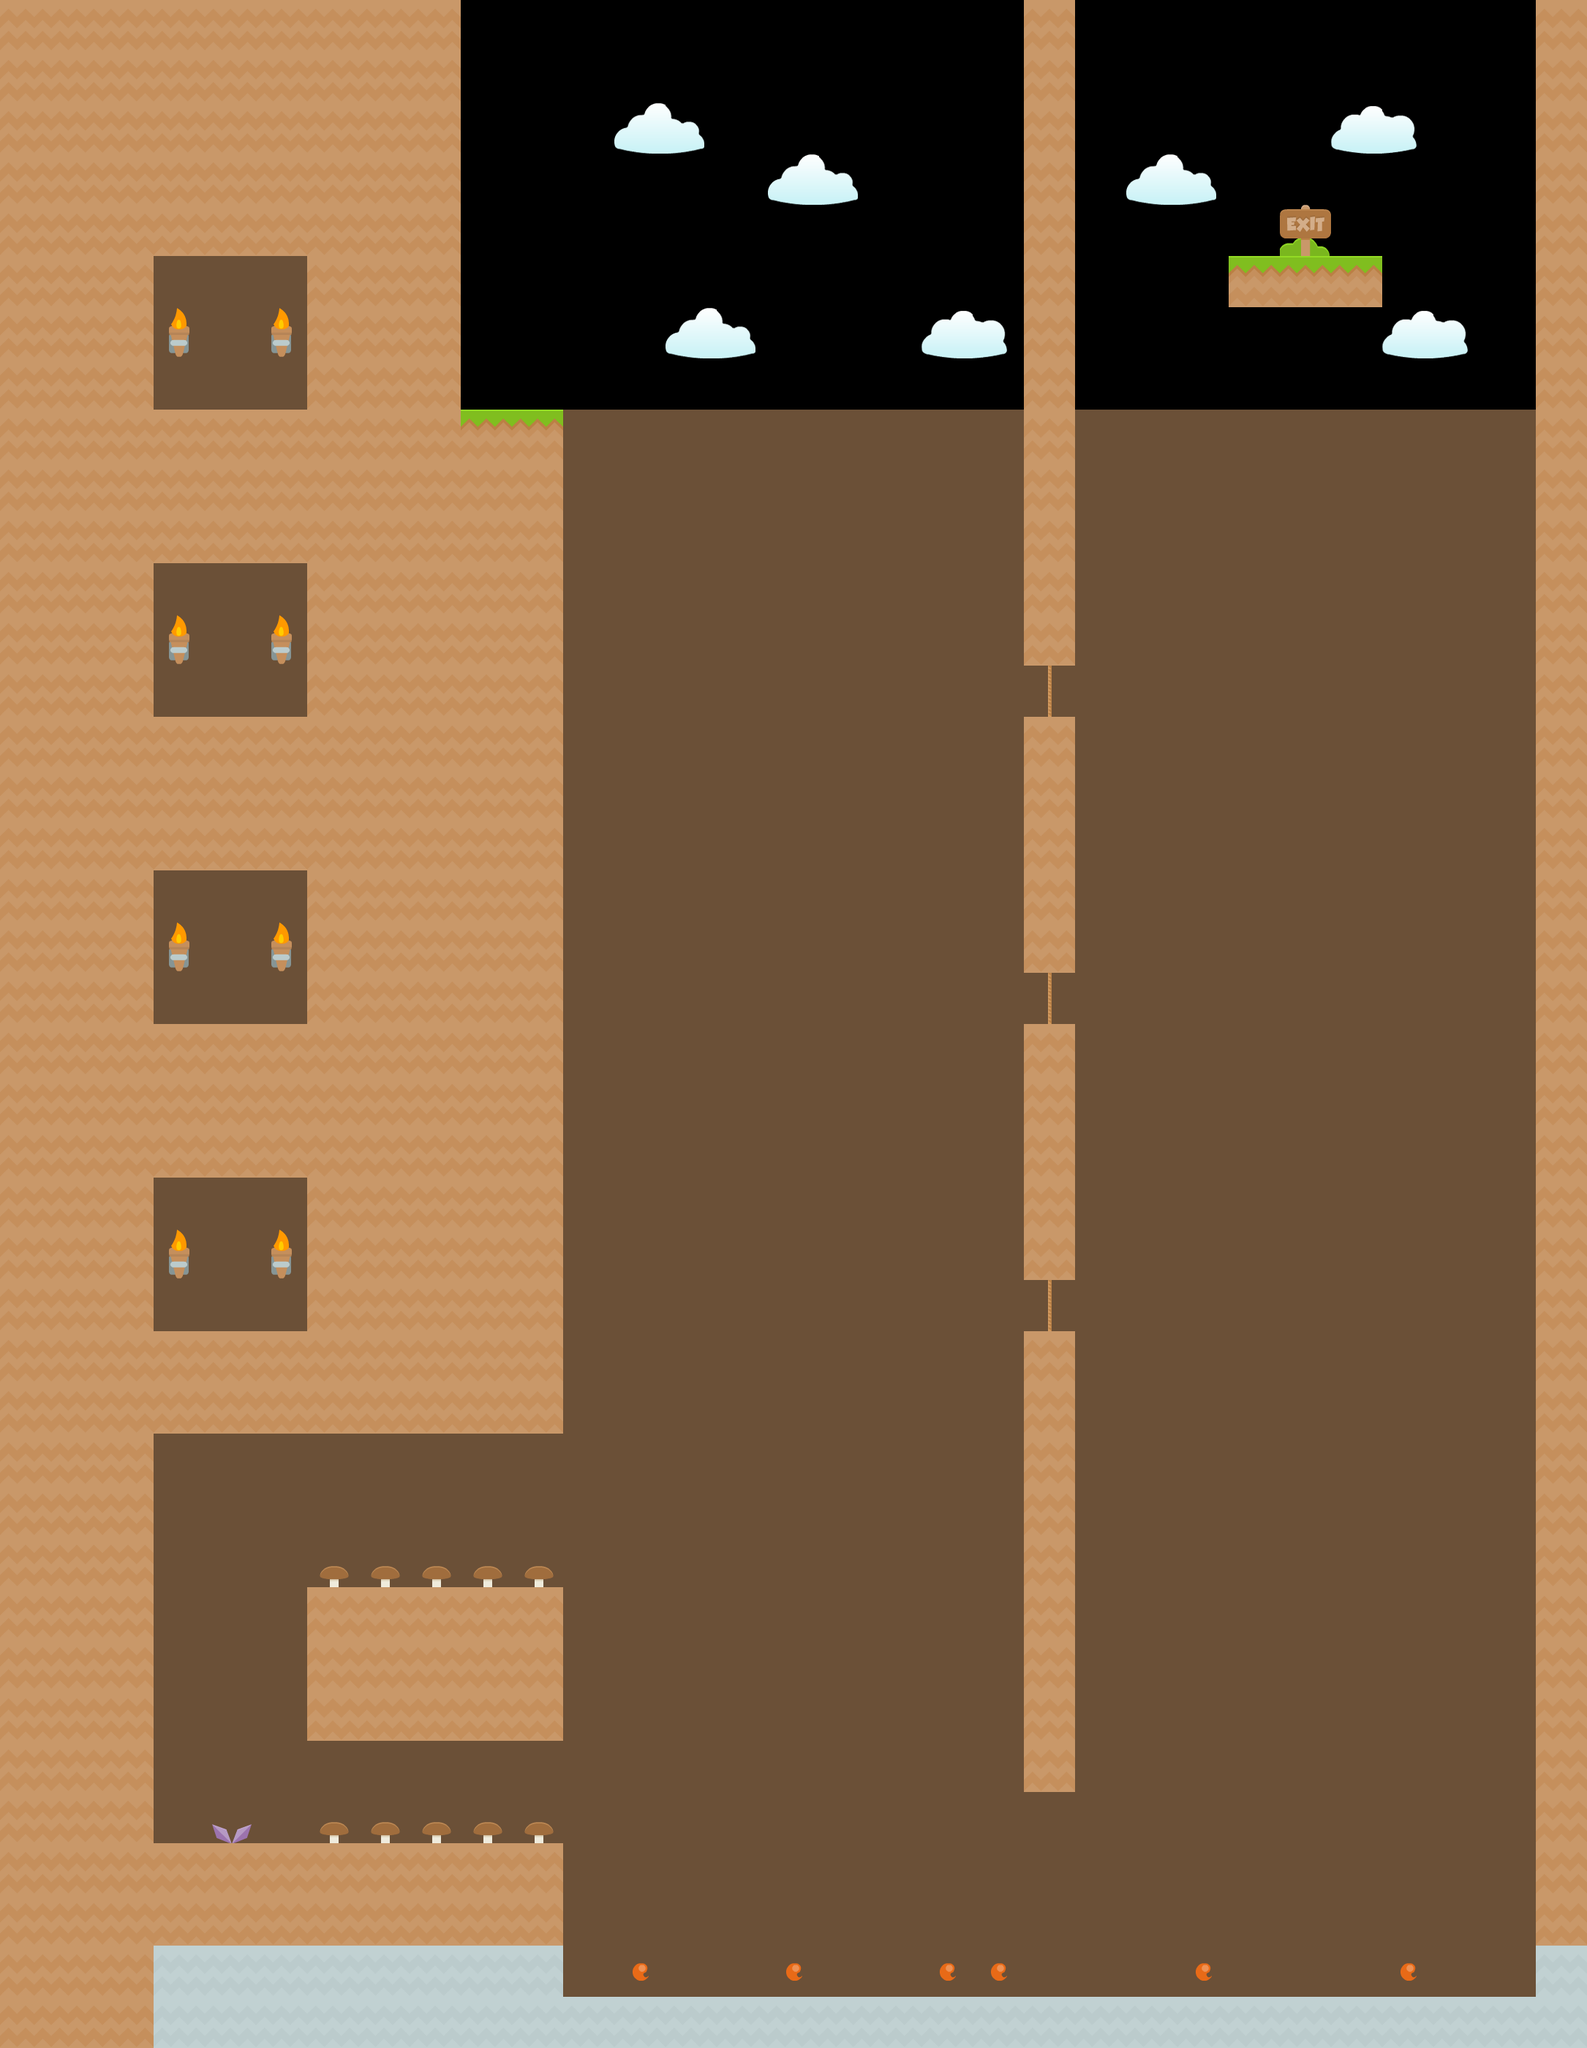

Rendered tile map (Tiled .tmx) drawn with the repository's tilesets; below, a short description and the map source with its tile grids summarised:
An orthogonal 31x40 tile map with 70x70 px tiles, 3 tile layers (Background, Background2, Platforms), 2 tilesets and 34 objects (19x Water, 7x Bee, 4x Slime, Player, GrassPlatformLarge, ...).

<map version="1.0" orientation="orthogonal" width="31" height="40" tilewidth="70" tileheight="70">
 <tileset firstgid="1" name="BaseTiles" tilewidth="70" tileheight="70" spacing="2">
  <image source="../Textures/Tileset/base_tiles_spritesheet.png" width="936" height="936" />
 </tileset>
 <tileset firstgid="170" name="Items" tilewidth="70" tileheight="70" spacing="2">
  <image source="../Textures/Tileset/items_spritesheet.png" width="576" height="576" />
 </tileset>
 <layer name="Background" width="31" height="40">
  <data>[1240 cells, 687 non-empty, 2 distinct tile ids]</data>
 </layer>
 <layer name="Background2" width="31" height="40">
  <data>[1240 cells, 43 non-empty, 10 distinct tile ids]</data>
 </layer>
 <layer name="Platforms" width="31" height="40">
  <data>[1240 cells, 453 non-empty, 4 distinct tile ids]</data>
 </layer>
 <objectgroup name="Spawns" width="31" height="40">
  <object name="Player" type="Player" x="700" y="490" width="70" height="70" />
  <object name="GrassPlatformLarge" type="GrassPlatformLarge" x="1050" y="560" width="70" height="70">
   <properties>
    <property name="velocity" value="2.5" />
    <property name="waypoints" value="[{&quot;x&quot;:15,&quot;y&quot;:8},{&quot;x&quot;:15,&quot;y&quot;:37},{&quot;x&quot;:25,&quot;y&quot;:37},{&quot;x&quot;:25,&quot;y&quot;:8}]" />
   </properties>
  </object>
  <object name="Bee" type="Bee" x="1890" y="1330" width="70" height="70">
   <properties>
    <property name="steering" value="50" />
    <property name="velocity" value="20" />
   </properties>
  </object>
  <object name="Bee" type="Bee" x="140" y="70" width="70" height="70">
   <properties>
    <property name="steering" value="20" />
    <property name="velocity" value="10" />
   </properties>
  </object>
  <object name="Bee" type="Bee" x="2030" y="140" width="70" height="70">
   <properties>
    <property name="steering" value="12" />
    <property name="velocity" value="10" />
   </properties>
  </object>
  <object name="Bee" type="Bee" x="70" y="1400" width="70" height="70">
   <properties>
    <property name="steering" value="47" />
    <property name="velocity" value="18" />
   </properties>
  </object>
  <object name="Bee" type="Bee" x="1330" y="1050" width="70" height="70">
   <properties>
    <property name="velocity" value="3" />
    <property name="waypoints" value="[{&quot;x&quot;:11,&quot;y&quot;:15},{&quot;x&quot;:19,&quot;y&quot;:15}]" />
   </properties>
  </object>
  <object name="Bee" type="Bee" x="770" y="1750" width="70" height="70">
   <properties>
    <property name="velocity" value="5" />
    <property name="waypoints" value="[{&quot;x&quot;:11,&quot;y&quot;:25},{&quot;x&quot;:19,&quot;y&quot;:25}]" />
   </properties>
  </object>
  <object name="Bee" type="Bee" x="1750" y="560" width="70" height="70">
   <properties>
    <property name="velocity" value="3" />
    <property name="waypoints" value="[{&quot;x&quot;:21,&quot;y&quot;:8},{&quot;x&quot;:29,&quot;y&quot;:8}]" />
   </properties>
  </object>
  <object name="Slime" type="Slime" x="280" y="490" width="70" height="70">
   <properties>
    <property name="jumpHeight" value="0.25" />
   </properties>
  </object>
  <object name="Slime" type="Slime" x="280" y="910" width="70" height="70">
   <properties>
    <property name="jumpHeight" value="0.5" />
   </properties>
  </object>
  <object name="Slime" type="Slime" x="280" y="1750" width="70" height="70">
   <properties>
    <property name="jumpHeight" value="1" />
   </properties>
  </object>
  <object name="Slime" type="Slime" x="280" y="1330" width="70" height="70">
   <properties>
    <property name="jumpHeight" value="0.75" />
   </properties>
  </object>
 </objectgroup>
 <objectgroup name="Objects" width="31" height="40">
  <object name="Gem" type="Gem" gid="204" x="210" y="2520" />
  <object name="Exit" type="Exit" gid="65" x="1750" y="315" />
  <object type="Water" gid="150" x="770" y="2730" />
  <object type="Water" gid="150" x="840" y="2730" />
  <object type="Water" gid="150" x="910" y="2730" />
  <object type="Water" gid="150" x="980" y="2730" />
  <object type="Water" gid="150" x="1050" y="2730" />
  <object type="Water" gid="150" x="1120" y="2730" />
  <object type="Water" gid="150" x="1190" y="2730" />
  <object type="Water" gid="150" x="1260" y="2730" />
  <object type="Water" gid="150" x="1330" y="2730" />
  <object type="Water" gid="150" x="1400" y="2730" />
  <object type="Water" gid="150" x="1470" y="2730" />
  <object type="Water" gid="150" x="1540" y="2730" />
  <object type="Water" gid="150" x="1610" y="2730" />
  <object type="Water" gid="150" x="1680" y="2730" />
  <object type="Water" gid="150" x="1750" y="2730" />
  <object type="Water" gid="150" x="1820" y="2730" />
  <object type="Water" gid="150" x="1890" y="2730" />
  <object type="Water" gid="150" x="1960" y="2730" />
  <object type="Water" gid="150" x="2030" y="2730" />
 </objectgroup>
</map>
